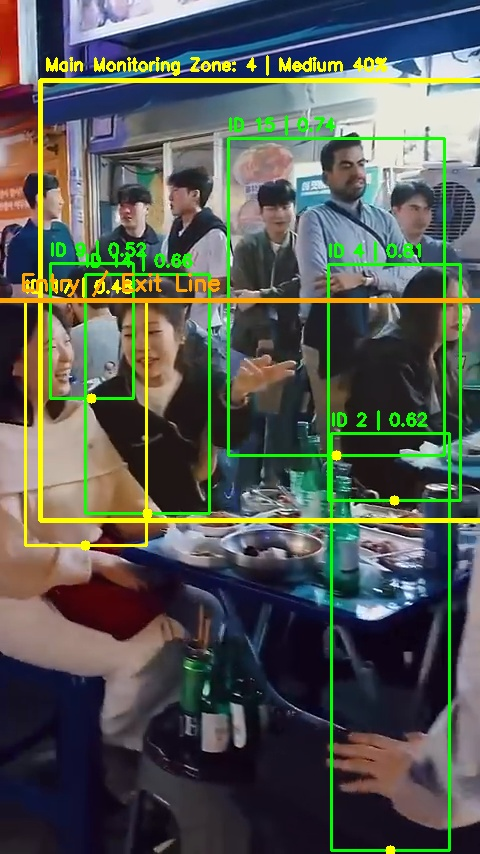
#> input picture data/alerts/high_20260702_191159.jpg, 480 x 854 px
$ python -i camera.py   (imports and definitions only)   (older library calls are emulated)
#> lines starting #> are read from the running program, lines starting #| are printed output that depends on the picture
#> further down, picture is the input picture: shape (854, 480, 3); mean B, G, R 81.2, 89.7, 85
import cv2
import os
import time
import numpy as np


# [142 lines left out: functions open_camera_source, get_camera_source_label, is_video_file, video_file_exists, restart_video_if_needed, not called in this run]


def safe_round(value, decimals=2, fallback=0):
    try:
        return round(float(value), decimals)
    except Exception:
        return fallback


class CameraHealthAnalyzer:
    """
    Lightweight camera health and tamper detector.

    It detects practical CCTV problems:
    - dark / covered lens
    - overexposed glare
    - blurry lens
    - frozen frame
    - low visual signal

    It does not identify faces or people. It only reads frame quality.
    """

    def __init__(
        self,
        blur_threshold=55.0,
        dark_threshold=28.0,
        bright_threshold=238.0,
        frozen_seconds=8.0,
        min_frame_change=1.35,
        warmup_frames=8,
        alert_hold_seconds=6.0
    ):
        self.blur_threshold = float(blur_threshold)
        self.dark_threshold = float(dark_threshold)
        self.bright_threshold = float(bright_threshold)
        self.frozen_seconds = float(frozen_seconds)
        self.min_frame_change = float(min_frame_change)
        self.warmup_frames = int(warmup_frames)
        self.alert_hold_seconds = float(alert_hold_seconds)

        self.previous_gray_small = None
        self.last_motion_time = time.time()
        self.frame_count = 0
        self.last_alert_time = 0
        self.last_health = self.default_health()

    def default_health(self):
        return {
            "enabled": True,
            "status": "Initializing",
            "severity": "Info",
            "tamper_detected": False,
            "tamper_type": "None",
            "message": "Camera health analyzer is warming up.",
            "brightness": 0,
            "blur_score": 0,
            "frame_change": 0,
            "frozen_seconds": 0,
            "covered_lens": False,
            "too_dark": False,
            "too_bright": False,
            "blurry": False,
            "frozen_frame": False,
            "signal_quality": "Warming Up",
            "last_alert_at": None,
            "alert_ready": False
        }

    def _small_gray(self, frame):
        gray = cv2.cvtColor(frame, cv2.COLOR_BGR2GRAY)
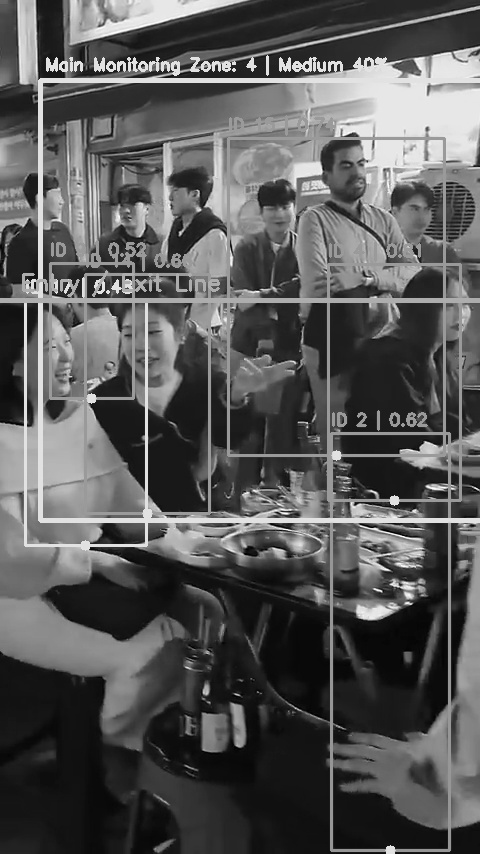
#> gray: shape (854, 480); min 1, max 254, mean 87.3
        return cv2.resize(gray, (96, 54), interpolation=cv2.INTER_AREA)
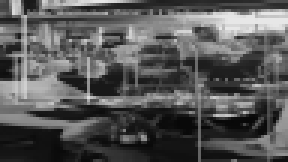
#> returned value: shape (54, 96) (shown 3 times larger); min 7, max 232, mean 87.3

    def _quality_label(self, blur_score, brightness):
        if brightness <= self.dark_threshold:
            return "Poor"
        if brightness >= self.bright_threshold:
            return "Poor"
        if blur_score < self.blur_threshold:
            return "Weak"
        if blur_score >= self.blur_threshold * 2:
            return "Strong"
        return "Good"

    def update(self, frame, current_time=None):
        if current_time is None:
            current_time = time.time()

        if frame is None or frame.size == 0:
            self.last_health = {
                **self.default_health(),
                "status": "No Signal",
                "severity": "Critical",
                "tamper_detected": True,
                "tamper_type": "No Signal",
                "message": "Camera is not returning usable frames.",
                "signal_quality": "No Signal",
                "alert_ready": True
            }
            return self.last_health

        self.frame_count += 1

        gray_small = self._small_gray(frame)
        brightness = float(np.mean(gray_small))
#> brightness = 87.34
        blur_score = float(cv2.Laplacian(gray_small, cv2.CV_64F).var())
#> blur_score = 4893.2

        frame_change = 0.0
        if self.previous_gray_small is not None:
            diff = cv2.absdiff(gray_small, self.previous_gray_small)
            frame_change = float(np.mean(diff))

            if frame_change >= self.min_frame_change:
                self.last_motion_time = current_time
        else:
            self.last_motion_time = current_time

        self.previous_gray_small = gray_small

        frozen_seconds = max(0.0, current_time - self.last_motion_time)

        too_dark = brightness <= self.dark_threshold
#> too_dark = False
        too_bright = brightness >= self.bright_threshold
#> too_bright = False
        blurry = blur_score < self.blur_threshold and self.frame_count > self.warmup_frames
#> blurry = False
        frozen_frame = (
            frozen_seconds >= self.frozen_seconds and
            self.frame_count > self.warmup_frames
        )
        covered_lens = too_dark and blur_score < (self.blur_threshold * 0.65)
#> covered_lens = False

        tamper_type = "None"
        severity = "Normal"
        status = "Healthy"
        message = "Camera signal is healthy."

        if covered_lens:
            tamper_type = "Covered Lens / Blackout"
            severity = "Critical"
            status = "Tamper Suspected"
            message = "Camera image is very dark and low-detail. Lens may be covered or the area may be blacked out."
        elif frozen_frame:
            tamper_type = "Frozen Frame"
            severity = "Critical"
            status = "Tamper Suspected"
            message = "Camera image appears frozen. Check network stream, cable, or camera source."
        elif too_dark:
            tamper_type = "Low Light / Possible Obstruction"
            severity = "Warning"
            status = "Weak Signal"
            message = "Camera image is too dark. Improve lighting or check for obstruction."
        elif too_bright:
            tamper_type = "Overexposure / Glare"
            severity = "Warning"
            status = "Weak Signal"
            message = "Camera image is overexposed. Check glare, lighting, or camera angle."
        elif blurry:
            tamper_type = "Blurred Lens"
            severity = "Warning"
            status = "Weak Signal"
            message = "Camera image is blurry. Clean lens or adjust focus."

        tamper_detected = severity in ["Warning", "Critical"]

        alert_ready = False
        if tamper_detected and current_time - self.last_alert_time >= self.alert_hold_seconds:
            self.last_alert_time = current_time
            alert_ready = True

        health = {
            "enabled": True,
            "status": status,
            "severity": severity,
            "tamper_detected": tamper_detected,
            "tamper_type": tamper_type,
            "message": message,
            "brightness": safe_round(brightness, 2),
            "blur_score": safe_round(blur_score, 2),
            "frame_change": safe_round(frame_change, 2),
            "frozen_seconds": safe_round(frozen_seconds, 2),
            "covered_lens": bool(covered_lens),
            "too_dark": bool(too_dark),
            "too_bright": bool(too_bright),
            "blurry": bool(blurry),
            "frozen_frame": bool(frozen_frame),
            "signal_quality": self._quality_label(blur_score, brightness),
            "last_alert_at": time.strftime("%Y-%m-%d %H:%M:%S", time.localtime(self.last_alert_time)) if self.last_alert_time else None,
            "alert_ready": bool(alert_ready)
        }

        self.last_health = health
#> self.last_health = 18 items
        return health

    # [7 lines left out: function reset, not called in this run]

>>> import cv2
>>> picture = cv2.imread('../data/alerts/high_20260702_191159.jpg')
>>> result = CameraHealthAnalyzer().update(picture)
#> result = 18 items

$ run again, on data/alerts/high_20260702_192230.jpg
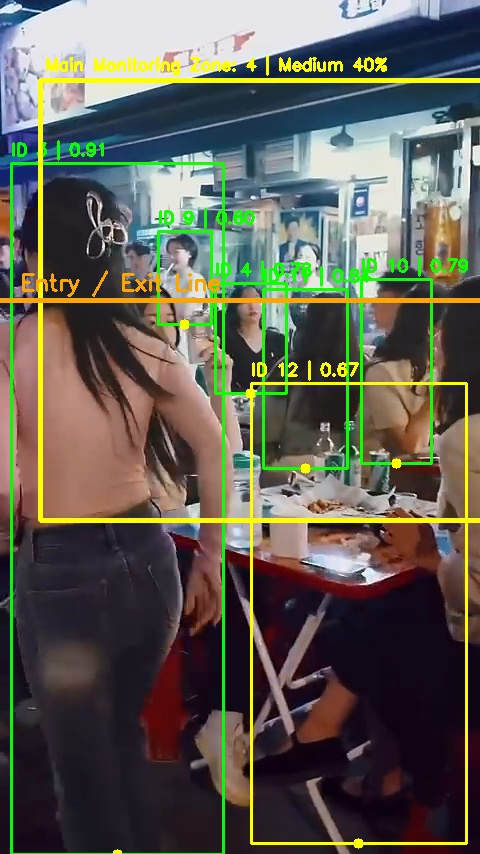
#> input picture data/alerts/high_20260702_192230.jpg, 480 x 854 px
#> picture is the input picture: shape (854, 480, 3); mean B, G, R 82, 94, 95.6
#> in _small_gray, `gray = cv2.cvtColor(frame, cv2.COLOR_BGR2GRAY)`:
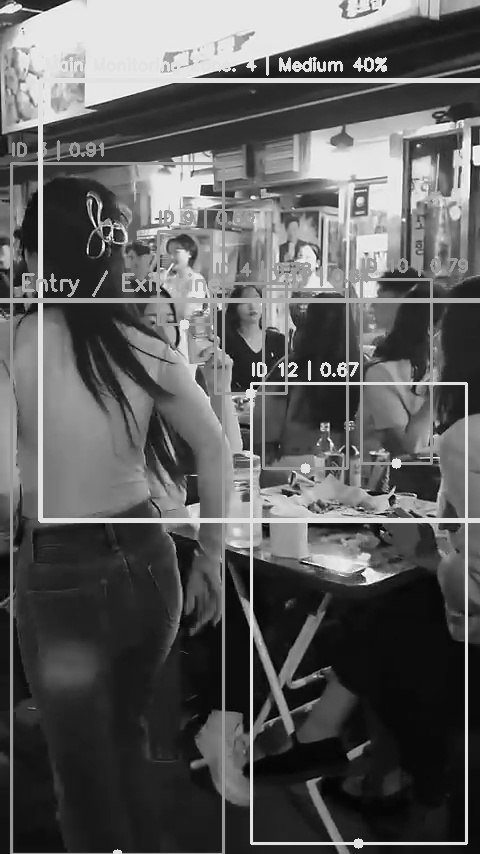
#> gray: shape (854, 480); min 2, max 255, mean 93.1
#> in _small_gray, `return cv2.resize(gray, (96, 54), interpolation=cv2.INTER_AREA)`:
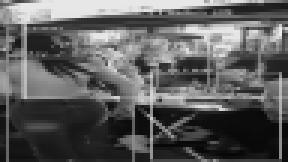
#> returned value: shape (54, 96) (shown 3 times larger); min 7, max 235, mean 93.1
#> brightness = 93.11
#> blur_score = 5862.2
#> too_dark = False
#> self.last_health = 18 items

$ run again, on data/alerts/high_20260702_212854.jpg
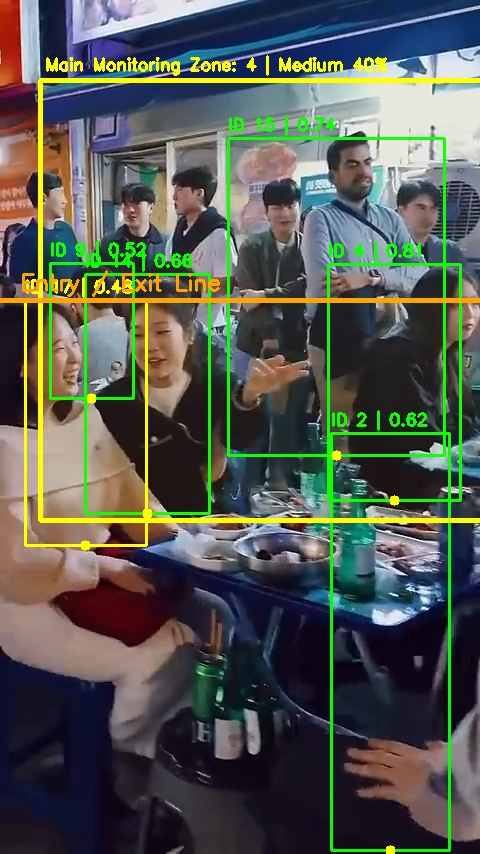
#> input picture data/alerts/high_20260702_212854.jpg, 480 x 854 px
#> picture is the input picture: shape (854, 480, 3); mean B, G, R 80, 88.9, 84.2
#> in _small_gray, `gray = cv2.cvtColor(frame, cv2.COLOR_BGR2GRAY)`:
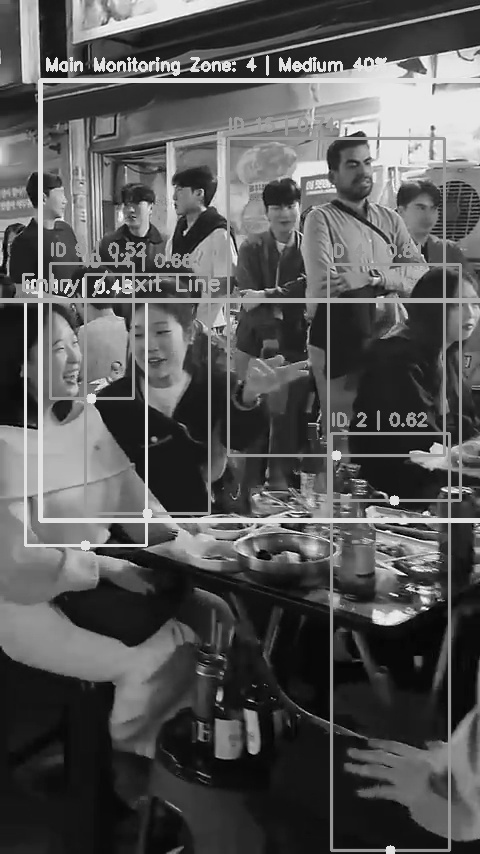
#> gray: shape (854, 480); min 0, max 254, mean 86.5
#> in _small_gray, `return cv2.resize(gray, (96, 54), interpolation=cv2.INTER_AREA)`:
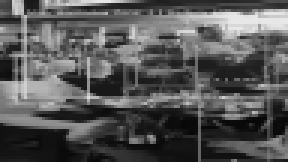
#> returned value: shape (54, 96) (shown 3 times larger); min 7, max 231, mean 86.5
#> brightness = 86.5
#> blur_score = 4990.1
#> too_dark = False
#> self.last_health = 18 items

$ run again, on data/alerts/high_20260703_113550.jpg
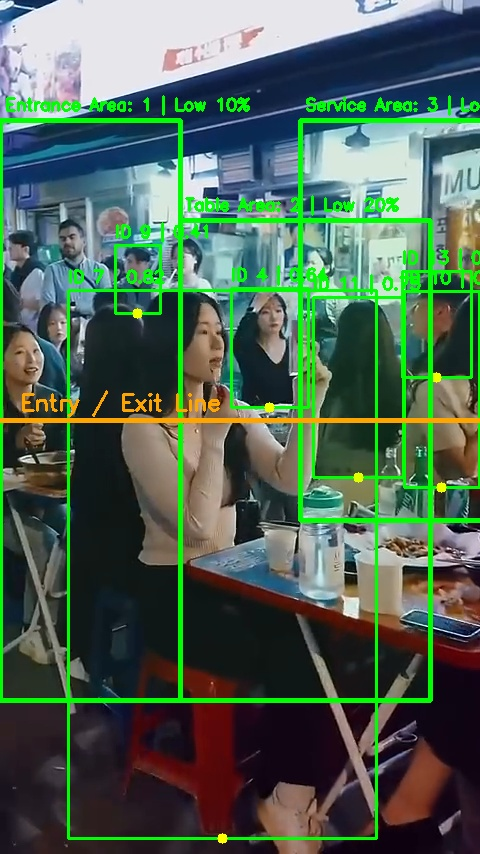
#> input picture data/alerts/high_20260703_113550.jpg, 480 x 854 px
#> picture is the input picture: shape (854, 480, 3); mean B, G, R 82.9, 100.1, 77.8
#> in _small_gray, `gray = cv2.cvtColor(frame, cv2.COLOR_BGR2GRAY)`:
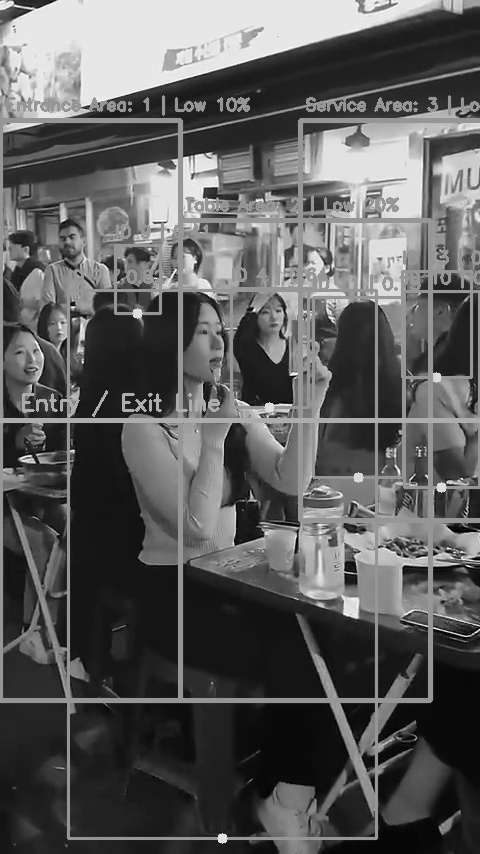
#> gray: shape (854, 480); min 1, max 253, mean 91.5
#> in _small_gray, `return cv2.resize(gray, (96, 54), interpolation=cv2.INTER_AREA)`:
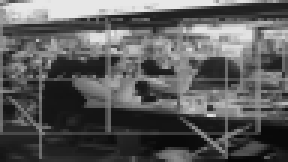
#> returned value: shape (54, 96) (shown 3 times larger); min 6, max 232, mean 91.5
#> brightness = 91.47
#> blur_score = 5053.4
#> too_dark = False
#> self.last_health = 18 items
